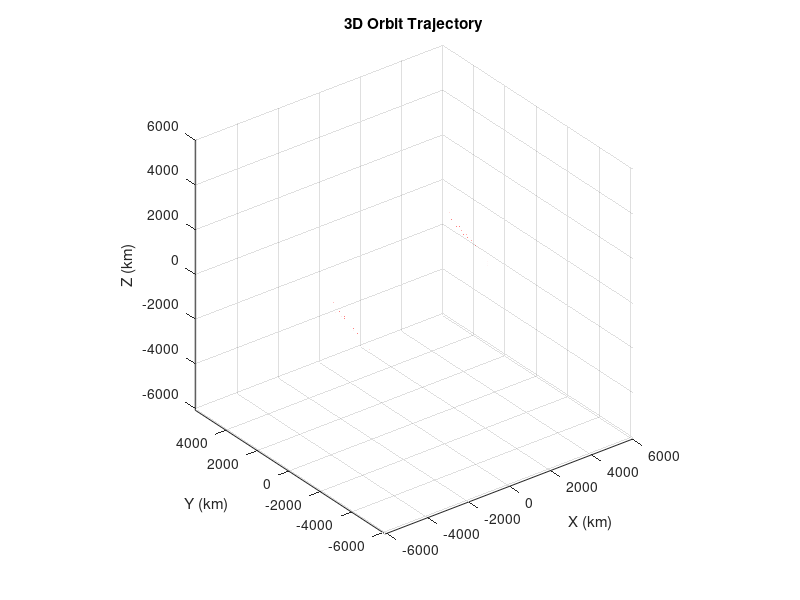

Write the MATLAB code that produced this figure. (Note: this script raises an error after producing the figure.)
%%%%%%%%%%%%%%%%%%%%%%%%%%
%%% 우주역학특론 HW-4-2 %%%
%%% 24114529_임형구    %%%
%%%%%%%%%%%%%%%%%%%%%%%%%%

% Numerical Integration Method %

% clear all;
% clc;
% close all;

% 물리 상수
global mu
mu = 398600;  % km^3/s^2 (지구 중력 상수)

% 궤도 요소
a = 7001;                  % 반장축 [km]
ecc = 0.01;                  % 이심률
inc = 45 * pi / 180;  % 궤도 경사 [rad]
Omega = 45 * pi / 180;      % 상승노드 경도 [rad]
w = 45 * pi / 180;          % 근점 인수 [rad]
M0 = 45 * pi / 180;         % 평균 근점이각 [rad]
h = sqrt(mu*a*(1-ecc^2));   % 각운동량

% 평균운동 계산
n = sqrt(mu/a^3);         % mean motion
tspan = 2*pi*sqrt(a^3/mu);


function E = Mean2Eccen(M, e)
    E_n1 = M;
    f = (M-E_n1+e*sin(E_n1));
    fdot= (e*cos(E_n1)-1);
    E_n2 = E_n1-(f/fdot);
    % E_up = M+e*sin(0.1);
    % E_down = E_up + 0.1;
    while (abs(E_n1 - E_n2) > 0.001)
        E_n1 = E_n2;
        f = (M-E_n1+e*sin(E_n1));
        fdot= (e*cos(E_n1)-1);
        E_n2 = E_n1-(f/fdot);
    end 
    E = E_n2;
end

%Rotation matrix Definition
function Rotation = R_pqw_to_eci(Omega,theta,inc)
    R = [cos(Omega)*cos(theta)-sin(Omega)*sin(theta)*cos(inc);...
         sin(Omega)*cos(theta)+cos(Omega)*sin(theta)*cos(inc);...
         sin(theta)*sin(inc)];
    Rotation = R;
end

function Rotation = V_pqw_to_eci(Omega,theta,w,inc,ecc)
    R = [cos(Omega)*(sin(theta)+ecc*sin(w))+sin(Omega)*(cos(theta)+ecc*cos(w))*cos(inc);...
         sin(Omega)*(sin(theta)+ecc*sin(w))-cos(Omega)*(cos(theta)+ecc*cos(w))*cos(inc);...
         -(cos(theta)+ecc*cos(w))*sin(inc)];
    Rotation = R;
end
% ODE 시스템 정의 (운동 방정식)
function dxdt = orbitEquations(~, x)
    global mu
    r = sqrt(x(1)^2 + x(2)^2 + x(3)^2);  % 거리 계산
    dxdt = zeros(6,1);  % 미분 방정식 배열

    % 위치 변화율 (속도)
    dxdt(1) = x(4);
    dxdt(2) = x(5);
    dxdt(3) = x(6);

    % 속도 변화율 (가속도)
    dxdt(4) = -mu * x(1) / r^3;
    dxdt(5) = -mu * x(2) / r^3;
    dxdt(6) = -mu * x(3) / r^3;
end


%% Get Mean anomaly -> True anomaly %
M = M0;
E = Mean2Eccen(M,ecc);
nu = atan2((sqrt(1-ecc^2)*sin(E)/1-ecc*cos(E)),(cos(E)-ecc)/(1-ecc*cos(E)));

%% Get Distance Satellite from Elliptical Focus %%
p = a*(1-ecc^2);
r_0 = p / (1 + ecc*cos(nu));

% Coordinate Transformation
r_ECI = r_0.*R_pqw_to_eci(Omega,w+nu,inc);
v_ECI = (-mu/h).*V_pqw_to_eci(Omega,w+nu,w,inc,ecc);
% Get Initial Contidition [x0, y0, z0, vx0, vy0, vz0]
x0 = [r_ECI; v_ECI];

%% Numerical Integration (ODE45)
[t, sol] = ode45(@orbitEquations, [1:0.01:tspan*5], x0);

% 결과 시각화 (3D 궤도 플롯)
figure;
plot3(sol(:,1), sol(:,2), sol(:,3), 'r-', "LineWidth",0.7);
xlabel('X (km)');
ylabel('Y (km)');
zlabel('Z (km)');
title('3D Orbit Trajectory');
grid on;
axis equal;

hold on;
grid on;

load('topo.mat','topo','topomap1');
Re=6378.137;

phi=linspace(0,pi,30);
theta=linspace(0,2*pi,40);
[phi,theta]=meshgrid(phi,theta);
xsphere=Re*sin(phi).*cos(theta);
ysphere=Re*sin(phi).*sin(theta);
zsphere=Re*cos(phi);
mhndl1=mesh(xsphere,ysphere,zsphere);
h =surface(xsphere,ysphere,zsphere,'FaceColor','texture','CData',topo);
axis equal


%% RMSE Calculation %%
rx_RMSE = rmse(sol(:,1),r_ECI(1,:));
ry_RMSE = rmse(sol(:,2),r_ECI(2,:));
rz_RMSE = rmse(sol(:,3),r_ECI(3,:));

Total_RMSE = mean([rx_RMSE,ry_RMSE,rz_RMSE])